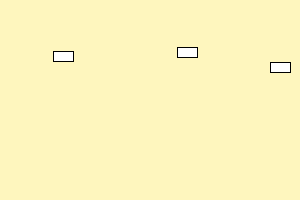
Frame 1 (no input)
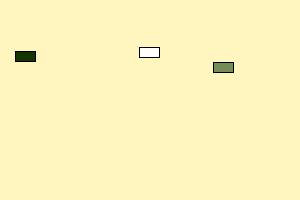
Frame 60 (the mouse pressed at the canvas centre just before this capture)
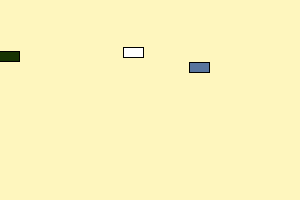
Frame 120 (the mouse held since frame 60 and released just before this capture)

The Processing sketch that drew these frames (run headless with seeded random() and noise(); from frame 60 on, the mouse is pressed at the canvas centre):

// Processing sketch: processing_115863
// ── processing_115863.pde

Car myCar1;
Car myCar2;
Car myCar3;

void setup() {
  size(300,200);
  myCar1 = new Car(color(255,255,255),random(10,90),random(10,190),2, false); // Parameters go inside the parentheses when the object is constructed.
  myCar2 = new Car(color(255,255,255),random(100,190),random(10,190),2, false);
  myCar3 = new Car(color(255,255,255),random(200,290),random(10,190),3, false);
}

void draw() {
  background(254,246,190);
  myCar1.move();
  myCar1.display();
  myCar2.move();
  myCar2.display();
  myCar3.move();
  myCar3.display();
  if (myCar1.hitCheck() == true || myCar2.hitCheck() == true || myCar3.hitCheck() == true){
  myCar1.changeDir(); 
  myCar2.changeDir(); 
  myCar3.changeDir(); 
  }  
  //myCar1.addSpeed(); 
  //myCar2.addSpeed(); 
  //myCar3.addSpeed(); 
}






class Car { // Even though there are multiple objects, we still only need one class. No matter how many cookies we make, only one cookie cutter is needed.Isnâ€™t object-oriented programming swell?
  color c;
  float xpos;
  float ypos;
  float xspeed;
  boolean hit; 

 
Car(color tempC, float tempXpos, float tempYpos, float tempXspeed, boolean tempHit) { // The Constructor is defined with arguments.
    c = tempC;
    xpos = tempXpos;
    ypos = tempYpos;
    xspeed = tempXspeed;
    hit = tempHit; 
  }
  
void display() {
    stroke(0);
    fill(c);
    rectMode(CENTER);
    rect(xpos,ypos,20,10);
  }

void move() {
    println(hit); 
    xpos = xpos + xspeed;
    hit = false; 
    if (xpos > width || xpos < 0) {
      c = color(random(255), random(255), random(255));
      hit = true; 
    }
  }
  
void addSpeed(){
  if (xspeed >= 0)
  xspeed = xspeed + random(0.001,0.01); 
  else
  xspeed = xspeed - random(0.001,0.01);
}
  
void changeDir() {
    xspeed = -xspeed;
}

boolean hitCheck() {
  if (hit == true)
  {
    return true; 
  }
  else
    return false; 
}

}
